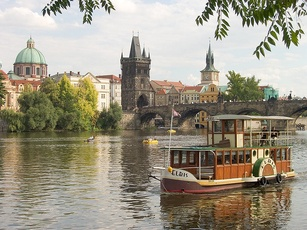
%> input picture Context-Sensitive Image Resizing/inputSeamCarvingPrague.jpg, 307 x 230 px, shrunk from 640 x 480 before the run
$ octave --eval "seam_carving_decrease_height;"   (GNU Octave 9; MATLAB toolbox functions it lacks are replaced by stand-ins)
%> lines starting %> are read from the running program, lines starting %| are printed output that depends on the picture
### Context-Sensitive Image Resizing/energy_im.m
function energyImg = energy_im(im)
    img = rgb2gray(im);
    dxMask = [1 -1];
    dyMask = [1; -1];
    dxEnergyImg = imfilter(img, dxMask);
    dyEnergyImg = imfilter(img, dyMask);
    energyImg = dxEnergyImg + dyEnergyImg;
    energyImg = im2double(energyImg);
end

### Context-Sensitive Image Resizing/decrease_height.m
function [reducedColorImg,reducedEnergyImg] = decrease_height(im, energyImg)
    % Create cumulative energy map and find horizontal seam
    im = im2double(im);
    cumulativeEnergyMap = cumulative_min_energy_map(energyImg, "HORIZONTAL");
    horizontalSeam = find_horizontal_seam(cumulativeEnergyMap);

    % Set output images to correct sizes
    reducedColorImg = zeros(size(im, 1) - 1, size(im, 2), size(im,3));
    reducedEnergyImg = zeros(size(energyImg, 1) - 1, size(energyImg, 2));

    % Set output images to same as input images, but without the pixels at
    % the horizontal seam, effectively removing those pixels
    for c = 1:size(im,2)
        for r = 1:size(im,1)
            if r < horizontalSeam(c)
                reducedColorImg(r,c,:) = im(r,c,:);
                reducedEnergyImg(r,c) = energyImg(r,c);
            elseif r > horizontalSeam(c)
                reducedColorImg(r - 1,c,:) = im(r,c,:);
                reducedEnergyImg(r - 1,c) = energyImg(r,c);
            end
        end
    end

    % Set output image to correct type
    reducedColorImg = im2uint8(reducedColorImg);
end

### Context-Sensitive Image Resizing/cumulative_min_energy_map.m
function cumulativeEnergyMap = cumulative_min_energy_map(energyImg,seamDirection)
    cumulativeEnergyMap = zeros(size(energyImg));

    % Create horizontal cumulative energy map
    if seamDirection == "HORIZONTAL"
        % loop over all pixels
        for c = 1:size(energyImg,2)
            for r = 1:size(energyImg,1)
                  if c == 1
                      cumulativeEnergyMap(r,c) = energyImg(r,c);
                  elseif r == 1
                      min_pixel = min([cumulativeEnergyMap(r, c - 1), cumulativeEnergyMap(r + 1, c - 1)]);
                      cumulativeEnergyMap(r,c) = min_pixel + energyImg(r,c);
                  elseif r == size(energyImg,1)
                      min_pixel = min([cumulativeEnergyMap(r - 1, c - 1),cumulativeEnergyMap(r, c - 1)]);
                      cumulativeEnergyMap(r,c) = min_pixel + energyImg(r,c);
                  else
                      min_pixel = min([cumulativeEnergyMap(r - 1, c - 1), cumulativeEnergyMap(r, c - 1), cumulativeEnergyMap(r + 1, c - 1)]);
                      cumulativeEnergyMap(r,c) = min_pixel + energyImg(r,c);
                  end
            end
        end

    % Create vertical cumulative energy map
    elseif seamDirection == "VERTICAL"
        % loop over all pixels
        for r = 1:size(energyImg,1)
            for c = 1:size(energyImg,2)
                  if r == 1
                      cumulativeEnergyMap(r,c) = energyImg(r,c);
                  elseif c == 1
                      min_pixel = min([cumulativeEnergyMap(r - 1, c), cumulativeEnergyMap(r - 1, c + 1)]);
                      cumulativeEnergyMap(r,c) = min_pixel + energyImg(r,c);
                  elseif c == size(energyImg,2)
                      min_pixel = min([cumulativeEnergyMap(r - 1, c),cumulativeEnergyMap(r - 1, c - 1)]);
                      cumulativeEnergyMap(r,c) = min_pixel + energyImg(r,c);
                  else
                      min_pixel = min([cumulativeEnergyMap(r - 1, c - 1), cumulativeEnergyMap(r - 1, c), cumulativeEnergyMap(r - 1, c + 1)]);
                      cumulativeEnergyMap(r,c) = min_pixel + energyImg(r,c);
                  end
            end
        end

    % Display error, as invalid direction given
    else
        disp("ERROR: Invalid seamDirection given in cumulative_min_energy_map");
    end
end

### Context-Sensitive Image Resizing/find_horizontal_seam.m
function horizontalSeam = find_horizontal_seam(cumulativeEnergyMap)
    % Init return array to be full of zeros and proper size
    horizontalSeam = zeros(1, size(cumulativeEnergyMap,2));

    % Loop over all columns
        for c = size(cumulativeEnergyMap,2):-1:1

            % Find last pixel from which to begin traceback
            if c == size(cumulativeEnergyMap,2)
                [~,horizontalSeam(c)] = min(cumulativeEnergyMap(:,c));

            % Find current pixel by seeing which one led to next
            else
                % Next pixel is in first row
                if horizontalSeam(c + 1) == 1
                    first = 1;
                    last = first + 1;

                    [~,i] = min(cumulativeEnergyMap(first:last,c));
                    i = i - 1;

                % Next pixel is in last row
                elseif horizontalSeam(c + 1) == size(cumulativeEnergyMap,1)
                    first = size(cumulativeEnergyMap,1) - 1;
                    last = first + 1;

                    [~,i] = min(cumulativeEnergyMap(first:last,c));
                    i = i - 2;

                % Next pixel is in middle of img
                else
                    first = horizontalSeam(c + 1) - 1;
                    last = first + 2;

                    [~,i] = min(cumulativeEnergyMap(first:last,c));
                    i = i - 2;
                end

                horizontalSeam(c) = horizontalSeam(c + 1) + i;
            end
        end
end

### Context-Sensitive Image Resizing/seam_carving_decrease_height.m
function seam_carving_decrease_height()
    % Read in images and get energy images
    pragueImg = imread("inputSeamCarvingPrague.jpg");
%> pragueImg is the input picture: size 230x307x3 uint8; mean R, G, B 156.5, 149.6, 132.7
    mallImg = imread("inputSeamCarvingMall.jpg");
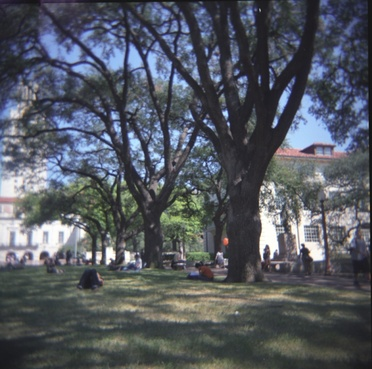
%> input picture Context-Sensitive Image Resizing/inputSeamCarvingMall.jpg, 372 x 369 px, shrunk from 775 x 769 before the run
%> mallImg is the input picture: size 369x372x3 uint8; mean R, G, B 83.8, 88.4, 96.4
    pragueEnergyImg = energy_im(pragueImg);
%> in energy_im, `img = rgb2gray(im);`:
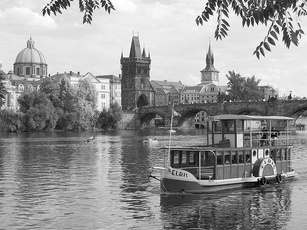
%> img: size 230x307 uint8; min 1, max 255, mean 149.8
    mallEnergyImg = energy_im(mallImg);
%> in energy_im (call 2), `img = rgb2gray(im);`:
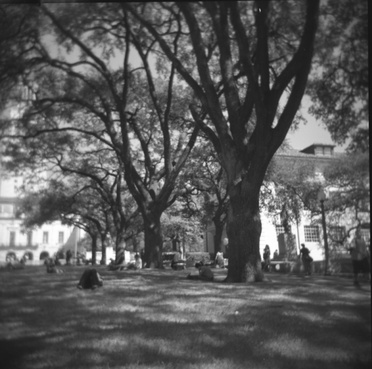
%> img: size 369x372 uint8; min 14, max 255, mean 88
%> in energy_im (call 2), `energyImg = dxEnergyImg + dyEnergyImg;`:
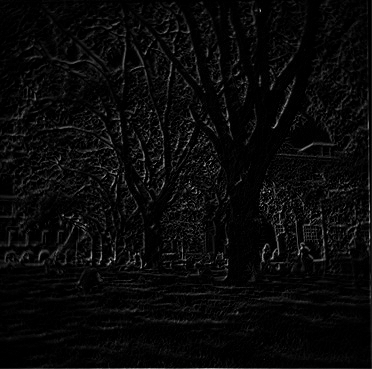
%> energyImg: size 369x372 uint8; min 0, max 211, mean 9.4

    % Decrease height by 50 pixels using seam carving
    for i = 1:50
        disp("Decreasing height #" + i);
        if i == 1
            [pragueReducedColorImg,pragueReducedEnergyImg] = decrease_height(pragueImg, pragueEnergyImg);
            [mallReducedColorImg,mallReducedEnergyImg] = decrease_height(mallImg, mallEnergyImg);
        else
            [pragueReducedColorImg,pragueReducedEnergyImg] = decrease_height(pragueReducedColorImg, pragueReducedEnergyImg);
            [mallReducedColorImg,mallReducedEnergyImg] = decrease_height(mallReducedColorImg, mallReducedEnergyImg);
        end
    end

    % Display original images and new images and save
    subplot(2, 2, 1);
    imshow(pragueImg);
    title("a) Prague Original");

    subplot(2, 2, 2);
    imshow(pragueReducedColorImg);
    title("b) Prague Reduced Height by 50 Pixels");

    subplot(2, 2, 3);
    imshow(mallImg);
    title("c) Mall Original");

    imgs = subplot(2, 2, 4);
    imshow(mallReducedColorImg);
    title("d) Mall Reduced Height by 50 Pixels");

    saveas(imgs, "PS1_Q2.png");
    imwrite(pragueReducedColorImg, "outputReduceHeightPrague.png");
    imwrite(mallReducedColorImg, "outputReduceHeightMall.png");
end
%> (the run ends here)
